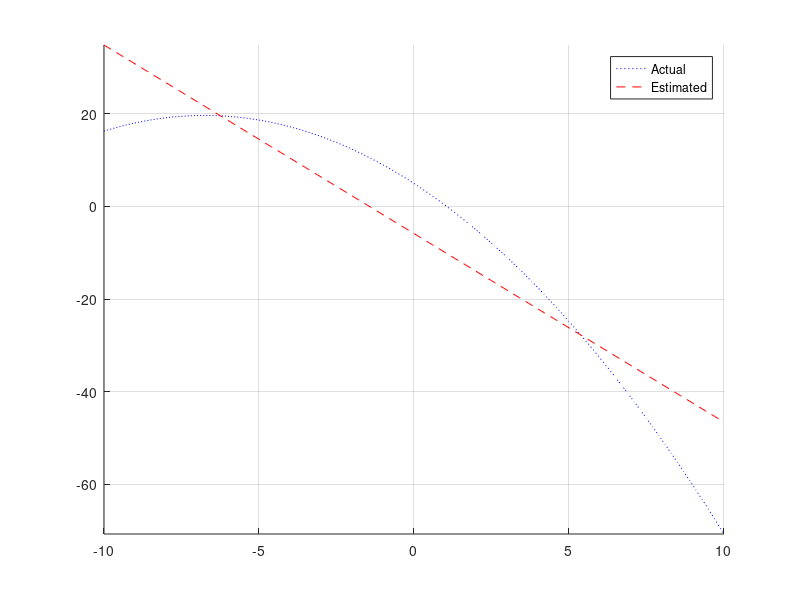

This chart was generated by the following MATLAB code:
clear all;
clc;

%% Sensor definition

% Sensor parameters
order = 3;
a = (rand(1,order)-0.5)*10;

% Time delta range
Dt.max = 10;
Dt.min = -10;

% Define the input data
dt = Dt.min:0.1:Dt.max;

% Number of samples
n = length(dt);

% Actual sensor readings
H_model = [];
for i=1:order
    H_model = [H_model, dt.^(i-1)'];
end
z = H_model*a';


%% Regression

% Testing points
m = 20;
dt_test = (rand(1,m)*(Dt.max - Dt.min)) + Dt.min;

% First order hypothesis
order_est = 2;

% Maximum tolerable fitting error
MaxTolError = 1e10;

MaxOrder = m;
for Ord = 2:MaxOrder

    % Reference with accurate sensor
    H_model_test = [];
    for i=1:order
        H_model_test = [H_model_test, dt_test.^(i-1)'];
    end
    z_test = H_model_test*a(1:order)';

    % Go with the regression!!
    H = [];
    for i=1:Ord
        H = [H, dt_test.^(i-1)'];
    end

    % Solve the regression
    a_est = inv(H'*H)*H'*z_test;

    % Squared Error
    Error = (z_test - H*a_est)'*(z_test - H*a_est)/m;
    if Error < MaxTolError
        break;
    end
end



%% Plot

figure(1), clf, hold on;
axis tight

plot(dt, z, 'b', 'LineStyle', ":");

grid on;
set(gca, 'FontSize', 10);
z_est = H_model(:,1:Ord)*a_est;
plot(dt, z_est, 'r', 'LineStyle', "--");
legend('Actual', 'Estimated', 'Location', 'best');


size(dt)
size(z)

a

Ord

order
Error
